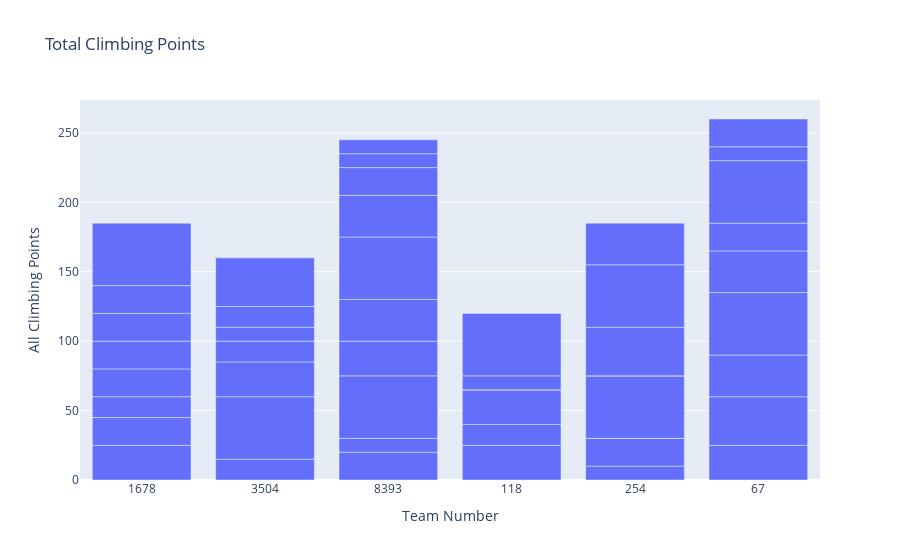
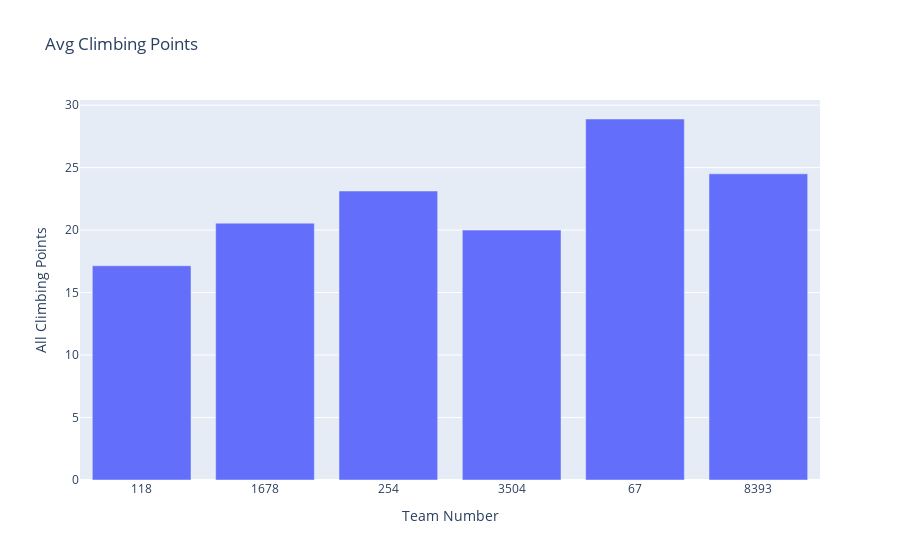

Notebook source saved alongside these figures, in order:
### Code cell
teams = get_Teams_in_Match()

match_data = scouted_data.loc[scouted_data["Team Number"].isin(teams)].reset_index()
match_data["Auto Climbing Status"] = match_data["Auto Climbing Status"].fillna(False)
if match_data["Auto Climbing Status"].dtype == 'object':
    match_data["Auto Climbing Status"] = match_data["Auto Climbing Status"].astype(str).str.lower().isin(['true', '1', 'yes'])
match_data["Auto Climb Points"] = match_data["Auto Climbing Status"].apply(lambda x: 15 if x else 0)

def convert_endgame_to_teleop(level):
    if pd.isna(level):
        return 0
    level_str = str(level).upper().strip()
    if level_str == "L1":
        return 10
    elif level_str == "L2":
        return 20
    elif level_str == "L3":
        return 30
    else:
        return 0

match_data["Endgame Teleop Points"] = match_data["Endgame Climbing Level"].apply(convert_endgame_to_teleop)

match_data["All Climbing Points"] = match_data["Auto Climb Points"] + match_data["Endgame Teleop Points"]
print(match_data)

# fix this (dividing but one more than the number of matches a team is in)
avg_match_data = match_data.groupby("Team Number").mean(numeric_only = True).reset_index()
print(avg_match_data)
fig = px.bar(match_data, x = "Team Number", y = "All Climbing Points", title = "Total Climbing Points")
fig.show()

fig = px.bar(avg_match_data, x = "Team Number", y = "All Climbing Points", title = "Avg Climbing Points")
fig.show()

### Figure 1 — Plotly figure (JSON) as saved in the notebook; plotly's stock layout.template omitted (floating-point values rounded to 4 significant figures)
{"data": [{"hovertemplate": "Team Number=%{x}<br>All Climbing Points=%{y}<extra></extra>", "legendgroup": "", "marker": {"color": "#636efa", "pattern": {"shape": ""}}, "name": "", "orientation": "v", "showlegend": false, "textposition": "auto", "type": "bar", "x": ["1678", "3504", "8393", "118", "254", "67", "8393", "67", "118", "1678", "3504", "67", "3504", "8393", "254", "1678", "67", "1678", "254", "8393", "254", "1678", "8393", "3504", "8393", "254", "118", "3504", "67", "8393", "118", "3504", "67", "1678", "1678", "8393", "254", "67", "118", "8393", "67", "1678", "118", "254", "3504", "3504", "254", "67", "1678", "8393", "118"], "xaxis": "x", "y": [25, 15, 20, 25, 10, 25, 10, 35, 15, 20, 45, 30, 25, 45, 20, 0, 45, 15, 0, 25, 45, 20, 30, 15, 45, 0, 25, 10, 30, 30, 0, 15, 20, 20, 20, 20, 35, 45, 0, 10, 10, 20, 10, 45, 0, 35, 30, 20, 45, 10, 45], "yaxis": "y"}], "layout": {"barmode": "relative", "legend": {"tracegroupgap": 0}, "title": {"text": "Total Climbing Points"}, "xaxis": {"anchor": "y", "domain": [0, 1], "title": {"text": "Team Number"}}, "yaxis": {"anchor": "x", "domain": [0, 1], "title": {"text": "All Climbing Points"}}}}

### Figure 2 — Plotly figure (JSON) as saved in the notebook; plotly's stock layout.template omitted (floating-point values rounded to 4 significant figures)
{"data": [{"hovertemplate": "Team Number=%{x}<br>All Climbing Points=%{y}<extra></extra>", "legendgroup": "", "marker": {"color": "#636efa", "pattern": {"shape": ""}}, "name": "", "orientation": "v", "showlegend": false, "textposition": "auto", "type": "bar", "x": ["118", "1678", "254", "3504", "67", "8393"], "xaxis": "x", "y": [17.14, 20.56, 23.12, 20.0, 28.89, 24.5], "yaxis": "y"}], "layout": {"barmode": "relative", "legend": {"tracegroupgap": 0}, "title": {"text": "Avg Climbing Points"}, "xaxis": {"anchor": "y", "domain": [0, 1], "title": {"text": "Team Number"}}, "yaxis": {"anchor": "x", "domain": [0, 1], "title": {"text": "All Climbing Points"}}}}
